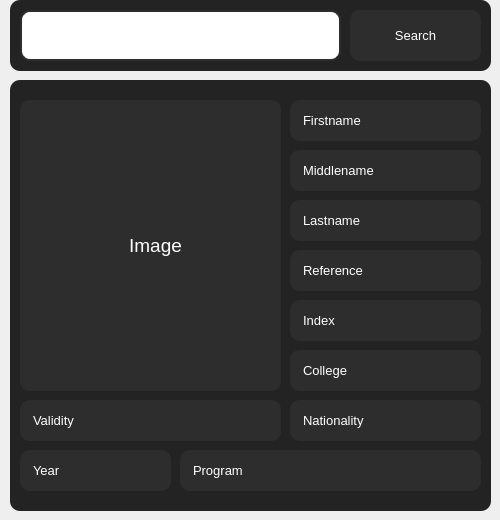
                     <widget class="QFrame" name="top">
                      <property name="minimumSize">
                       <size>
                        <width>0</width>
                        <height>510</height>
                       </size>
                      </property>
                      <property name="maximumSize">
                       <size>
                        <width>500</width>
                        <height>520</height>
                       </size>
                      </property>
                      <property name="frameShape">
                       <enum>QFrame::NoFrame</enum>
                      </property>
                      <property name="frameShadow">
                       <enum>QFrame::Raised</enum>
                      </property>
                      <widget class="QLabel" name="db_validity">
                       <property name="geometry">
                        <rect>
                         <x>20</x>
                         <y>400</y>
                         <width>261</width>
                         <height>41</height>
                        </rect>
                       </property>
                       <property name="font">
                        <font>
                         <family>MS Shell Dlg 2</family>
                         <pointsize>10</pointsize>
                         <weight>50</weight>
                         <bold>false</bold>
                        </font>
                       </property>
                       <property name="styleSheet">
                        <string notr="true">QLabel{
	color: rgb(255, 255, 255);
	background-color: rgb(45, 45, 45);
	border-radius: 10px;
	padding-left:10px;
}</string>
                       </property>
                       <property name="text">
                        <string>Validity</string>
                       </property>
                       <property name="alignment">
                        <set>Qt::AlignLeading|Qt::AlignLeft|Qt::AlignVCenter</set>
                       </property>
                      </widget>
                      <widget class="QLabel" name="db_refrence">
                       <property name="geometry">
                        <rect>
                         <x>290</x>
                         <y>250</y>
                         <width>191</width>
                         <height>41</height>
                        </rect>
                       </property>
                       <property name="font">
                        <font>
                         <family>MS Shell Dlg 2</family>
                         <pointsize>10</pointsize>
                         <weight>50</weight>
                         <bold>false</bold>
                        </font>
                       </property>
                       <property name="styleSheet">
                        <string notr="true">QLabel{
	color: rgb(255, 255, 255);
	background-color: rgb(45, 45, 45);
	border-radius: 10px;
	padding-left:10px;
}</string>
                       </property>
                       <property name="text">
                        <string>Reference</string>
                       </property>
                       <property name="alignment">
                        <set>Qt::AlignLeading|Qt::AlignLeft|Qt::AlignVCenter</set>
                       </property>
                      </widget>
                      <widget class="QLabel" name="db_year">
                       <property name="geometry">
                        <rect>
                         <x>20</x>
                         <y>450</y>
                         <width>151</width>
                         <height>41</height>
                        </rect>
                       </property>
                       <property name="font">
                        <font>
                         <family>MS Shell Dlg 2</family>
                         <pointsize>10</pointsize>
                         <weight>50</weight>
                         <bold>false</bold>
                        </font>
                       </property>
                       <property name="styleSheet">
                        <string notr="true">QLabel{
	color: rgb(255, 255, 255);
	background-color: rgb(45, 45, 45);
	border-radius: 10px;
	padding-left:10px;
}</string>
                       </property>
                       <property name="text">
                        <string>Year</string>
                       </property>
                       <property name="alignment">
                        <set>Qt::AlignLeading|Qt::AlignLeft|Qt::AlignVCenter</set>
                       </property>
                      </widget>
                      <widget class="QLabel" name="db_nationality">
                       <property name="geometry">
                        <rect>
                         <x>290</x>
                         <y>400</y>
                         <width>191</width>
                         <height>41</height>
                        </rect>
                       </property>
                       <property name="font">
                        <font>
                         <family>MS Shell Dlg 2</family>
                         <pointsize>10</pointsize>
                         <weight>50</weight>
                         <bold>false</bold>
                        </font>
                       </property>
                       <property name="styleSheet">
                        <string notr="true">QLabel{
	color: rgb(255, 255, 255);
	background-color: rgb(45, 45, 45);
	border-radius: 10px;
	padding-left:10px;
}</string>
                       </property>
                       <property name="text">
                        <string>Nationality</string>
                       </property>
                       <property name="alignment">
                        <set>Qt::AlignLeading|Qt::AlignLeft|Qt::AlignVCenter</set>
                       </property>
                      </widget>
                      <widget class="QLabel" name="db_image_data">
                       <property name="geometry">
                        <rect>
                         <x>20</x>
                         <y>100</y>
                         <width>261</width>
                         <height>291</height>
                        </rect>
                       </property>
                       <property name="font">
                        <font>
                         <family>Arial</family>
                         <pointsize>14</pointsize>
                         <weight>50</weight>
                         <bold>false</bold>
                        </font>
                       </property>
                       <property name="styleSheet">
                        <string notr="true">QLabel{
	color: rgb(255, 255, 255);
	background-color: rgb(45, 45, 45);
	border-radius: 10px;
	padding-left:10px;
}</string>
                       </property>
                       <property name="text">
                        <string>Image</string>
                       </property>
                       <property name="alignment">
                        <set>Qt::AlignCenter</set>
                       </property>
                      </widget>
                      <widget class="QLabel" name="db_lastname">
                       <property name="geometry">
                        <rect>
                         <x>290</x>
                         <y>200</y>
                         <width>191</width>
                         <height>41</height>
                        </rect>
                       </property>
                       <property name="font">
                        <font>
                         <family>MS Shell Dlg 2</family>
                         <pointsize>10</pointsize>
                         <weight>50</weight>
                         <bold>false</bold>
                        </font>
                       </property>
                       <property name="styleSheet">
                        <string notr="true">QLabel{
	color: rgb(255, 255, 255);
	background-color: rgb(45, 45, 45);
	border-radius: 10px;
	padding-left:10px;
}</string>
                       </property>
                       <property name="text">
                        <string>Lastname</string>
                       </property>
                       <property name="alignment">
                        <set>Qt::AlignLeading|Qt::AlignLeft|Qt::AlignVCenter</set>
                       </property>
                      </widget>
                      <widget class="QLabel" name="db_middlename">
                       <property name="geometry">
                        <rect>
                         <x>290</x>
                         <y>150</y>
                         <width>191</width>
                         <height>41</height>
                        </rect>
                       </property>
                       <property name="font">
                        <font>
                         <family>MS Shell Dlg 2</family>
                         <pointsize>10</pointsize>
                         <weight>50</weight>
                         <bold>false</bold>
                        </font>
                       </property>
                       <property name="styleSheet">
                        <string notr="true">QLabel{
	color: rgb(255, 255, 255);
	background-color: rgb(45, 45, 45);
	border-radius: 10px;
	padding-left:10px;
}</string>
                       </property>
                       <property name="text">
                        <string>Middlename</string>
                       </property>
                       <property name="alignment">
                        <set>Qt::AlignLeading|Qt::AlignLeft|Qt::AlignVCenter</set>
                       </property>
                      </widget>
                      <widget class="QLabel" name="db_firstname">
                       <property name="geometry">
                        <rect>
                         <x>290</x>
                         <y>100</y>
                         <width>191</width>
                         <height>41</height>
                        </rect>
                       </property>
                       <property name="font">
                        <font>
                         <family>MS Shell Dlg 2</family>
                         <pointsize>10</pointsize>
                         <weight>50</weight>
                         <bold>false</bold>
                        </font>
                       </property>
                       <property name="styleSheet">
                        <string notr="true">QLabel{
	color: rgb(255, 255, 255);
	background-color: rgb(45, 45, 45);
	border-radius: 10px;
	padding-left:10px;
}</string>
                       </property>
                       <property name="text">
                        <string>Firstname</string>
                       </property>
                       <property name="alignment">
                        <set>Qt::AlignLeading|Qt::AlignLeft|Qt::AlignVCenter</set>
                       </property>
                      </widget>
                      <widget class="QLabel" name="db_index">
                       <property name="geometry">
                        <rect>
                         <x>290</x>
                         <y>300</y>
                         <width>191</width>
                         <height>41</height>
                        </rect>
                       </property>
                       <property name="font">
                        <font>
                         <family>MS Shell Dlg 2</family>
                         <pointsize>10</pointsize>
                         <weight>50</weight>
                         <bold>false</bold>
                        </font>
                       </property>
                       <property name="styleSheet">
                        <string notr="true">QLabel{
	color: rgb(255, 255, 255);
	background-color: rgb(45, 45, 45);
	border-radius: 10px;
	padding-left:10px;
}</string>
                       </property>
                       <property name="text">
                        <string>Index</string>
                       </property>
                       <property name="alignment">
                        <set>Qt::AlignLeading|Qt::AlignLeft|Qt::AlignVCenter</set>
                       </property>
                      </widget>
                      <widget class="QLabel" name="db_programe">
                       <property name="geometry">
                        <rect>
                         <x>180</x>
                         <y>450</y>
                         <width>301</width>
                         <height>41</height>
                        </rect>
                       </property>
                       <property name="font">
                        <font>
                         <family>MS Shell Dlg 2</family>
                         <pointsize>10</pointsize>
                         <weight>50</weight>
                         <bold>false</bold>
                        </font>
                       </property>
                       <property name="styleSheet">
                        <string notr="true">QLabel{
	color: rgb(255, 255, 255);
	background-color: rgb(45, 45, 45);
	border-radius: 10px;
	padding-left:10px;
}</string>
                       </property>
                       <property name="text">
                        <string>Program</string>
                       </property>
                       <property name="alignment">
                        <set>Qt::AlignLeading|Qt::AlignLeft|Qt::AlignVCenter</set>
                       </property>
                      </widget>
                      <widget class="QLabel" name="db_college">
                       <property name="geometry">
                        <rect>
                         <x>290</x>
                         <y>350</y>
                         <width>191</width>
                         <height>41</height>
                        </rect>
                       </property>
                       <property name="font">
                        <font>
                         <family>MS Shell Dlg 2</family>
                         <pointsize>10</pointsize>
                         <weight>50</weight>
                         <bold>false</bold>
                        </font>
                       </property>
                       <property name="styleSheet">
                        <string notr="true">QLabel{
	color: rgb(255, 255, 255);
	background-color: rgb(45, 45, 45);
	border-radius: 10px;
	padding-left:10px;
}</string>
                       </property>
                       <property name="text">
                        <string>College</string>
                       </property>
                       <property name="alignment">
                        <set>Qt::AlignLeading|Qt::AlignLeft|Qt::AlignVCenter</set>
                       </property>
                      </widget>
                      <widget class="QLineEdit" name="search_box">
                       <property name="geometry">
                        <rect>
                         <x>20</x>
                         <y>10</y>
                         <width>321</width>
                         <height>51</height>
                        </rect>
                       </property>
                       <property name="font">
                        <font>
                         <pointsize>10</pointsize>
                        </font>
                       </property>
                       <property name="styleSheet">
                        <string notr="true">QLineEdit{
	color: rgb(255, 255, 255);
	border: 2px solid  rgb(45, 45, 45);
	border-radius:10px;
	padding-left: 10px;
}

QLineEdit:hover{
	border:2px solid rgb(35, 35, 35);
}

QLineEdit:focus{
	border:2px solid rgb(255, 255, 255);
}</string>
                       </property>
                       <property name="placeholderText">
                        <string>Search here?</string>
                       </property>
                       <property name="clearButtonEnabled">
                        <bool>true</bool>
                       </property>
                      </widget>
                      <widget class="QPushButton" name="btn_search_page">
                       <property name="geometry">
                        <rect>
                         <x>350</x>
                         <y>10</y>
                         <width>131</width>
                         <height>51</height>
                        </rect>
                       </property>
                       <property name="font">
                        <font>
                         <pointsize>10</pointsize>
                        </font>
                       </property>
                       <property name="styleSheet">
                        <string notr="true">QPushButton{
	color: rgb(255, 255, 255);
	background-color: rgb(45, 45, 45);
	border:none;
	border-radius: 10px;
}

QPushButton:hover{
	border-radius: 20px;
}

QPushButton:pressed{
	border: 2px solid rgb(255,255,255);	
}</string>
                       </property>
                       <property name="text">
                        <string>Search</string>
                       </property>
                       <property name="icon">
                        <iconset resource="../resource/asset.qrc">
                         <normaloff>:/icons/asset/search.svg</normaloff>:/icons/asset/search.svg</iconset>
                       </property>
                       <property name="iconSize">
                        <size>
                         <width>30</width>
                         <height>30</height>
                        </size>
                       </property>
                       <property name="flat">
                        <bool>true</bool>
                       </property>
                      </widget>
                      <widget class="QLabel" name="label_29">
                       <property name="geometry">
                        <rect>
                         <x>10</x>
                         <y>0</y>
                         <width>481</width>
                         <height>71</height>
                        </rect>
                       </property>
                       <property name="font">
                        <font>
                         <family>Arial</family>
                         <pointsize>11</pointsize>
                         <weight>75</weight>
                         <bold>true</bold>
                        </font>
                       </property>
                       <property name="styleSheet">
                        <string notr="true">QLabel{
	color: rgb(255, 255, 255);
	background-color: rgb(35, 35, 35);
	border-radius: 10px;
	padding-left:10px;
}</string>
                       </property>
                       <property name="text">
                        <string/>
                       </property>
                       <property name="alignment">
                        <set>Qt::AlignLeading|Qt::AlignLeft|Qt::AlignVCenter</set>
                       </property>
                      </widget>
                      <widget class="QLabel" name="image_3">
                       <property name="geometry">
                        <rect>
                         <x>10</x>
                         <y>80</y>
                         <width>481</width>
                         <height>431</height>
                        </rect>
                       </property>
                       <property name="font">
                        <font>
                         <family>Arial</family>
                         <pointsize>14</pointsize>
                         <weight>50</weight>
                         <bold>false</bold>
                        </font>
                       </property>
                       <property name="styleSheet">
                        <string notr="true">QLabel{
	color: rgb(255, 255, 255);
	background-color: rgb(35, 35, 35);
	border-radius: 10px;
}</string>
                       </property>
                       <property name="text">
                        <string/>
                       </property>
                       <property name="alignment">
                        <set>Qt::AlignCenter</set>
                       </property>
                      </widget>
                      <zorder>image_3</zorder>
                      <zorder>label_29</zorder>
                      <zorder>db_validity</zorder>
                      <zorder>db_refrence</zorder>
                      <zorder>db_year</zorder>
                      <zorder>db_nationality</zorder>
                      <zorder>db_image_data</zorder>
                      <zorder>db_lastname</zorder>
                      <zorder>db_middlename</zorder>
                      <zorder>db_firstname</zorder>
                      <zorder>db_index</zorder>
                      <zorder>db_programe</zorder>
                      <zorder>db_college</zorder>
                      <zorder>search_box</zorder>
                      <zorder>btn_search_page</zorder>
                     </widget>
